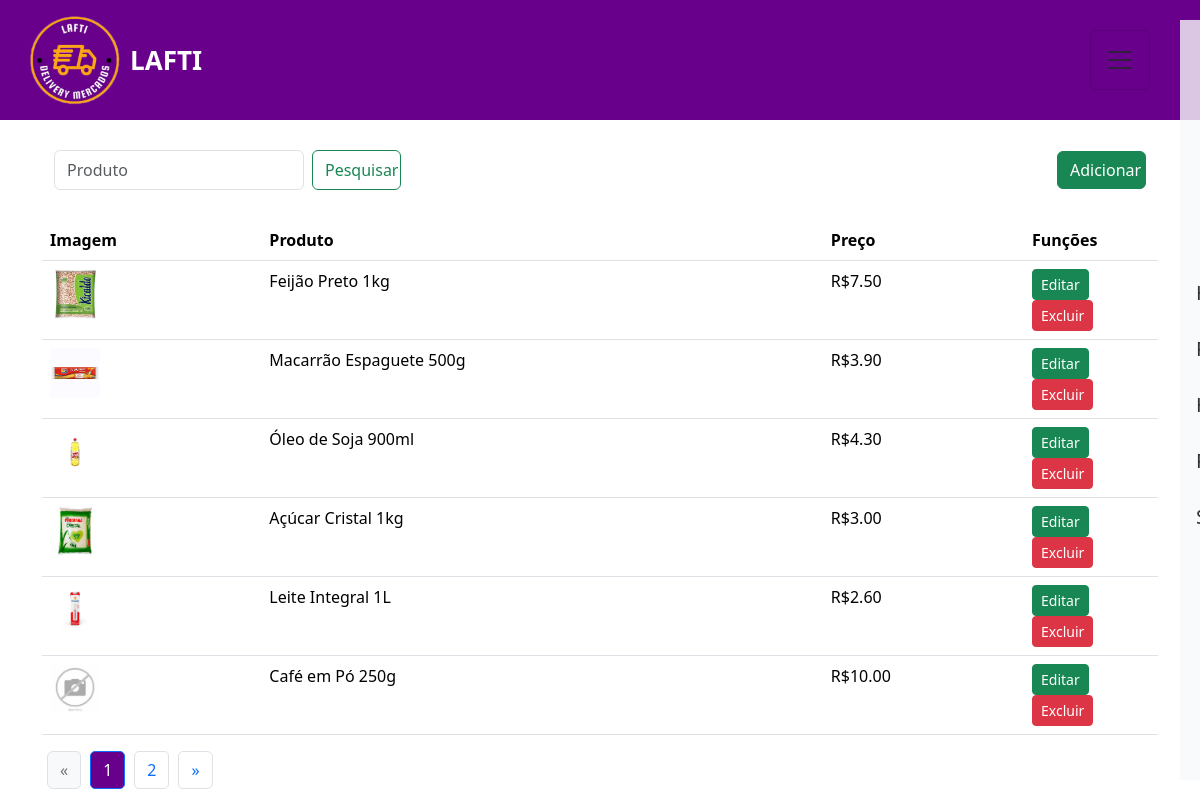
The app's page /pages/PainelEmpresa/Pdutos.php (signed in) with its own data.
### tables this page shows
CREATE TABLE `produtos` (
  `cod_produto` int(11) NOT NULL,
  `id_empresa` varchar(3) NOT NULL,
  `foto` varchar(255) NOT NULL,
  `nomeproduto` varchar(80) NOT NULL,
  `preco` decimal(10,2) DEFAULT NULL
);

### pages/PainelEmpresa/Pdutos.php (the view, shortened to what this page needs)
<?php
include "../../conexao.php";
$id = $_SESSION['user_id'];
$sql = "SELECT * FROM empresas WHERE id = '$id'";
$dados = mysqli_query($conn, $sql);
$linha = mysqli_fetch_assoc($dados);
$estado = $linha['estado'];
if ($estado === 'bloqueado') {
    $classeBotao = 'inclicavel';
    $atributoDisabled = 'disabled';
    $link = '#';
} else {
    $classeBotao = 'clicavel';
    $atributoDisabled = '';
    $link = 'addProdutos.php';
}
?>
<!DOCTYPE html>
<html lang="pt-br">
<head>
    <link rel="stylesheet" href="../../acetts/css/styleHomeProduto.css">
    <link href='https://unpkg.com/boxicons@2.1.1/css/boxicons.min.css' rel='stylesheet'>
</head>
<body>
    <nav>
        <div>
            <img src="../../icons/img-01.png" class="nav-logo">
            <p>LAFTI</p>
        </div>
        <div>
        <?php include "navbar.php"; ?>
        </div>
    </nav>
    <?php
    $pesquisa = $_POST['busca'] ?? '';
    $itens_por_pagina = 6;
    $pagina = $_GET['pagina'] ?? 1;
    $offset = ($pagina - 1) * $itens_por_pagina;
    $sql_total = "SELECT COUNT(*) as total FROM produtos WHERE nomeproduto LIKE '%$pesquisa%' AND id_empresa = '$id'";
    $resultado_total = mysqli_query($conn, $sql_total);
    $linha_total = mysqli_fetch_assoc($resultado_total);
    $total_itens = $linha_total['total'];
    $total_paginas = ceil($total_itens / $itens_por_pagina);
    $sql = "SELECT * FROM produtos WHERE nomeproduto LIKE '%$pesquisa%' AND id_empresa = '$id' LIMIT $offset, $itens_por_pagina";
    $dados = mysqli_query($conn, $sql);
    ?>
    <div class="container">
        <nav class="navbar bg-body">
            <div class="container">
                <form class="d-flex" role="search" action="Pdutos.php" method="POST">
                    <input class="form-control me-2" type="search" placeholder="Produto" aria-label="Search" name="busca" style="height: 40px; width: 250px;">
                    <button class="btn btn-outline-success" type="submit" style="width: 89px;">Pesquisar</button>
                </form>
                <a href="<?php echo $link; ?>" <?php echo $atributoDisabled ? 'class="inclicavel"' : ''; ?> onclick="<?php echo $atributoDisabled ? 'mostrarAviso(); return false;' : ''; ?>">
                    <button class="btn btn-success <?php echo $classeBotao; ?>" style="width: 89px;" <?php echo $atributoDisabled; ?>>
                        Adicionar
                    </button>
                </a>
            </div>
        </nav>
        <table class="table table-hover">
            <thead>
                <tr>
                    <th scope="col">Imagem</th>
                    <th scope="col">Produto</th>
                    <th scope="col">Preço</th>
                    <th scope="col" style="width: 134px;">Funções</th>
                </tr>
            </thead>
            <tbody>
                <?php
                while ($linha = mysqli_fetch_assoc($dados)) {
                    $cod_produto = $linha['cod_produto'];
                    $foto = !empty($linha['foto']) ? $linha['foto'] : 'img/semfoto.jfif';
                    $produto = $linha['nomeproduto'];
                    $preco = $linha['preco'];
                    $botaoEditarClasse = $classeBotao;
                    $botaoEditarAtributo = $atributoDisabled;
                    $linkEditar = $estado === 'bloqueado' ? '#' : 'editarProdutos.php?id=' . $cod_produto;
                    $onclickEditar = $estado === 'bloqueado' ? 'mostrarAviso(); return false;' : '';
                    echo "<tr>
                            <th><img src='$foto' width='50px' height='50px'></th>
                            <td>$produto</td>
                            <td>R$$preco</td>
                            <td>
                                <a href='$linkEditar' class='btn btn-success btn-sm $botaoEditarClasse' $botaoEditarAtributo onclick='$onclickEditar'>Editar</a>
                                <a href='#' class='btn btn-danger btn-sm' data-bs-toggle='modal' data-bs-target='#confirmar' onclick='pegar_dados($cod_produto, \"$produto\")'>Excluir</a>
                            </td>
                        </tr>";
                }
                ?>
            </tbody>
        </table>
        <section aria-label="Page navigation example">
            <ul class="pagination">
                <li class="page-item <?php if ($pagina <= 1) echo 'disabled'; ?>">
                    <a class="page-link" href="<?php if ($pagina > 1) echo '?pagina=' . ($pagina - 1); ?>" aria-label="Previous">
                        <span aria-hidden="true">&laquo;</span>
                    </a>
                </li>
                <?php
                for ($i = 1; $i <= $total_paginas; $i++) {
                    $active = ($i == $pagina) ? 'active' : '';
                    echo "<li class='page-item $active'><a class='page-link' href='?pagina=$i'>$i</a></li>";
                }
                ?>
                <li class="page-item <?php if ($pagina >= $total_paginas) echo 'disabled'; ?>">
                    <a class="page-link" href="<?php if ($pagina < $total_paginas) echo '?pagina=' . ($pagina + 1); ?>" aria-label="Next">
                        <span aria-hidden="true">&raquo;</span>
                    </a>
                </li>
            </ul>
        </section>
    </div>
    <link href="https://cdn.jsdelivr.net/npm/bootstrap@5.3.3/dist/css/bootstrap.min.css" rel="stylesheet">
</body>
</html>

### acetts/css/styleHomeProduto.css (style rules this page uses)
html, body { height: 100%; margin: 0; padding: 0; background-color: #ffffff; display: flex; flex-direction: column; }
nav { background-color: #68008B; height: 15%; display: flex; align-items: center; justify-content: space-between; }
nav div { display: flex; flex-direction: row; align-items: center; margin: 20px; }
.nav-logo { height: 90px; width: 90px; margin-left: 10px; border-radius: 20px; }
nav p { margin-left: 10px; margin-top: 0; margin-bottom: 0; color: #ffffff; font-size: 26px; font-weight: bold; }
nav input { width: 280px; height: 27px; border: none; padding-left: 10px; }
.pagination { display: flex; list-style: none; padding: 0; margin: 0; }
.page-item { margin: 0 5px; }
.page-link { display: block; padding: 10px 15px; border: 1px solid #ddd; border-radius: 5px; color: #68008B; text-decoration: none; font-size: 16px; }
.page-item.active .page-link { background-color: #68008B; color: #fff; }
.page-item.disabled .page-link { background-color: #f8f9fa; color: #6c757d; cursor: not-allowed; }

### pages/PainelEmpresa/Pdutos.php (style rules this page uses)
.clicavel { background-color: green; color: white; cursor: pointer; }

### pages/PainelEmpresa/navbar.php (style rules this page uses)
.navbar { background-color: transparent; }

### records on screen
produtos: foto (picture), nomeproduto "Feijão Preto 1kg", preco "7.50"
produtos: foto (picture), nomeproduto "Macarrão Espaguete 500g", preco "3.90"
produtos: foto (picture), nomeproduto "Óleo de Soja 900ml", preco "4.30"
produtos: foto (picture), nomeproduto "Açúcar Cristal 1kg", preco "3.00"
produtos: foto (picture), nomeproduto "Leite Integral 1L", preco "2.60"
produtos: shows a picture, nomeproduto "Café em Pó 250g", preco "10.00"
